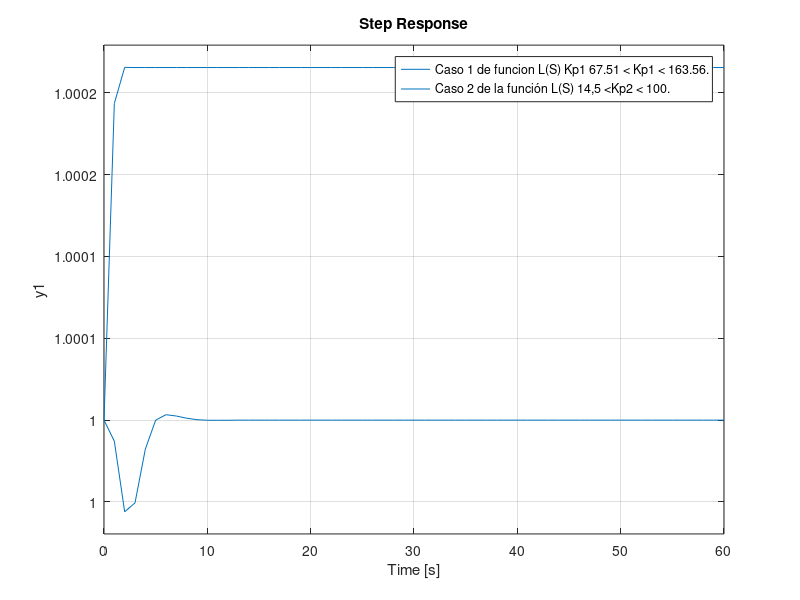
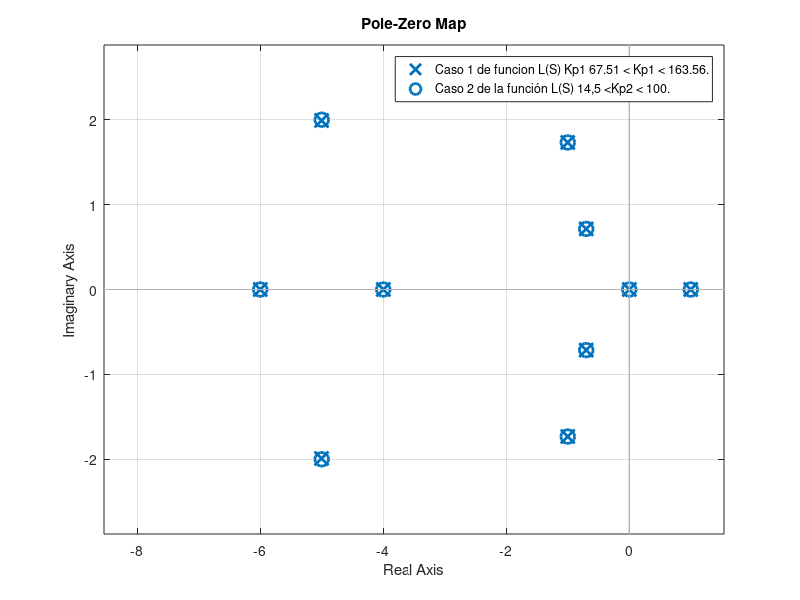

Recreate these plots in MATLAB, in order.
%% Comprobación de todos los polos del sistema de control realimentado
%% utilizando el polinomio característico
s = tf('s'); % Definición de variable compleja.
t = (0:1:60); % Definición de intervalo de tiempo.
%% Caso 1 de funcion L(S) 67.51 < Kp1 < 163.56
kp1 = 80;
Ls1 = kp1*(s^2 +2*s+4)/s*(s^2 +1.4*s+1)*(s+4)*(s+6);
Myr1 =Ls1/(1+Ls1);
step(Myr1,t);
hold on;
%% Caso 2 de la función L(S) (14,5 <Kp2 < 100) 
kp2 = 80;
Ls2 = 2*kp2/(s-1)*(s^2 +10*s+29);
Myr2 = Ls2/(1+Ls2);
step(Myr2,t);
hold on;

legend('Caso 1 de funcion L(S) Kp1 67.51 < Kp1 < 163.56.','Caso 2 de la función L(S) 14,5 <Kp2 < 100.')

figure;

%% Diagrama de polo y ceros para los 3 casos
pzmap(Myr1);
hold on;
pzmap(Myr2);

legend('Caso 1 de funcion L(S) Kp1 67.51 < Kp1 < 163.56.','Caso 2 de la función L(S) 14,5 <Kp2 < 100.')
